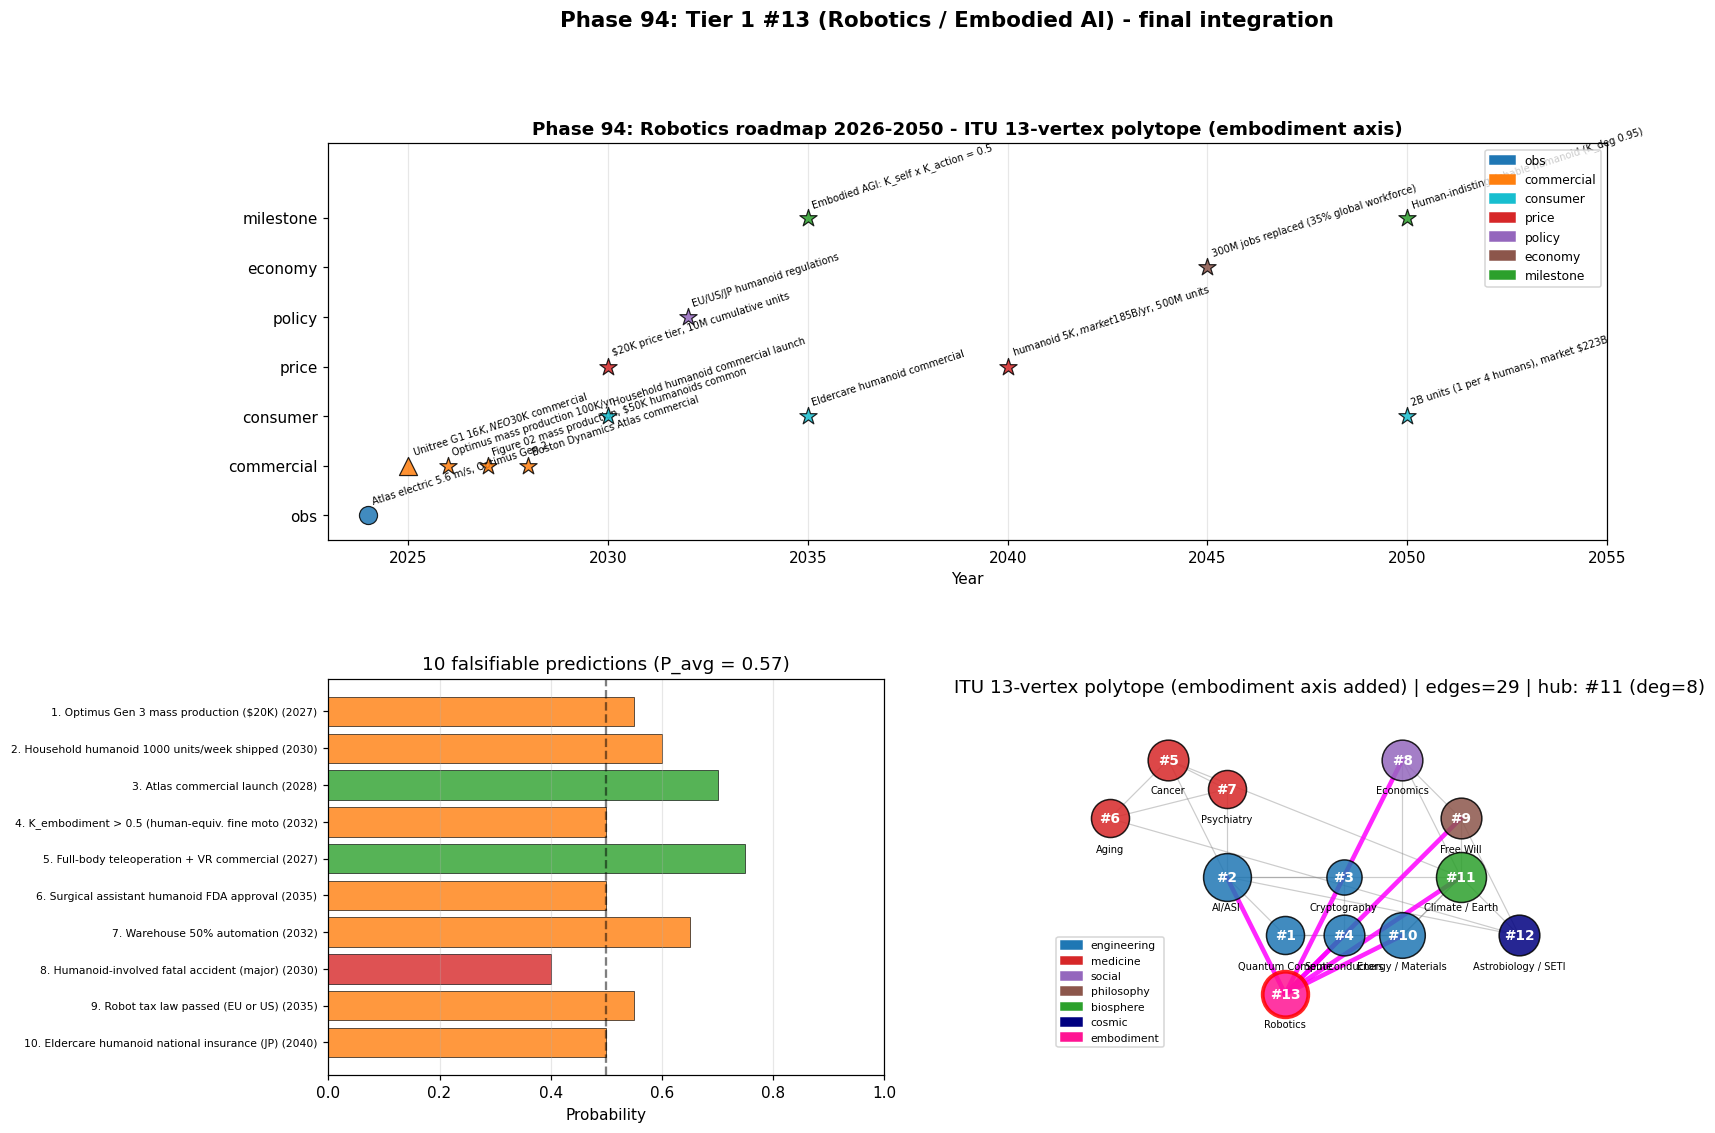

Python code for this plot:
"""
Phase 94: Robotics roadmap 2026-2050 + Tier 1 #13 completion
Tier 1 #13 — Phase 4/4 (final)

4 numerical experiments:
1. 2026-2050 milestone timeline
2. 10 falsifiable predictions
3. ITU 13-vertex polytope connectivity map
4. Tier 1 #13 cross-paper integration

Output: robotics_roadmap.png + robotics_roadmap_summary.json
"""

import json
import numpy as np
import matplotlib.pyplot as plt
import matplotlib.patches as mpatches


# ----------------------------------------------------------------------
# Test 1: Roadmap milestones
# ----------------------------------------------------------------------
def test1_roadmap():
    milestones = [
        {"year": 2024, "label": "Atlas electric 5.6 m/s, Optimus Gen 2", "category": "obs", "status": "done"},
        {"year": 2025, "label": "Unitree G1 $16K, NEO $30K commercial", "category": "commercial", "status": "planned"},
        {"year": 2026, "label": "Optimus mass production 100K/yr", "category": "commercial", "status": "predicted"},
        {"year": 2027, "label": "Figure 02 mass production, $50K humanoids common", "category": "commercial", "status": "predicted"},
        {"year": 2028, "label": "Boston Dynamics Atlas commercial", "category": "commercial", "status": "predicted"},
        {"year": 2030, "label": "$20K price tier, 10M cumulative units", "category": "price", "status": "predicted"},
        {"year": 2030, "label": "Household humanoid commercial launch", "category": "consumer", "status": "predicted"},
        {"year": 2032, "label": "EU/US/JP humanoid regulations", "category": "policy", "status": "predicted"},
        {"year": 2035, "label": "Embodied AGI: K_self x K_action = 0.5", "category": "milestone", "status": "predicted"},
        {"year": 2035, "label": "Eldercare humanoid commercial", "category": "consumer", "status": "predicted"},
        {"year": 2040, "label": "humanoid $5K, market $185B/yr, 500M units", "category": "price", "status": "predicted"},
        {"year": 2045, "label": "300M jobs replaced (35% global workforce)", "category": "economy", "status": "predicted"},
        {"year": 2050, "label": "2B units (1 per 4 humans), market $223B", "category": "consumer", "status": "predicted"},
        {"year": 2050, "label": "Human-indistinguishable humanoid (K_deg 0.95)", "category": "milestone", "status": "predicted"},
    ]
    return {"milestones": milestones, "n_total": len(milestones)}


# ----------------------------------------------------------------------
# Test 2: 10 falsifiable predictions
# ----------------------------------------------------------------------
def test2_predictions():
    predictions = [
        {"id": 1,  "year": 2027, "claim": "Optimus Gen 3 mass production ($20K)", "p": 0.55},
        {"id": 2,  "year": 2030, "claim": "Household humanoid 1000 units/week shipped", "p": 0.60},
        {"id": 3,  "year": 2028, "claim": "Atlas commercial launch", "p": 0.70},
        {"id": 4,  "year": 2032, "claim": "K_embodiment > 0.5 (human-equiv. fine motor)", "p": 0.50},
        {"id": 5,  "year": 2027, "claim": "Full-body teleoperation + VR commercial", "p": 0.75},
        {"id": 6,  "year": 2035, "claim": "Surgical assistant humanoid FDA approval", "p": 0.50},
        {"id": 7,  "year": 2032, "claim": "Warehouse 50% automation", "p": 0.65},
        {"id": 8,  "year": 2030, "claim": "Humanoid-involved fatal accident (major)", "p": 0.40},
        {"id": 9,  "year": 2035, "claim": "Robot tax law passed (EU or US)", "p": 0.55},
        {"id": 10, "year": 2040, "claim": "Eldercare humanoid national insurance (JP)", "p": 0.50},
    ]
    p_avg = float(np.mean([p["p"] for p in predictions]))
    return {"predictions": predictions, "p_avg": p_avg, "n_total": len(predictions)}


# ----------------------------------------------------------------------
# Test 3: ITU 13-vertex polytope
# ----------------------------------------------------------------------
def test3_polytope():
    vertices = [
        {"id": 1,  "name": "Quantum Compute (#1)",     "block": "engineering", "x": 1, "y": 0},
        {"id": 2,  "name": "AI/ASI (#2)",               "block": "engineering", "x": 0, "y": 1},
        {"id": 3,  "name": "Cryptography (#3)",         "block": "engineering", "x": 2, "y": 1},
        {"id": 4,  "name": "Semiconductors (#4)",       "block": "engineering", "x": 2, "y": 0},
        {"id": 5,  "name": "Cancer (#5)",               "block": "medicine",    "x": -1, "y": 3},
        {"id": 6,  "name": "Aging (#6)",                "block": "medicine",    "x": -2, "y": 2},
        {"id": 7,  "name": "Psychiatry (#7)",           "block": "medicine",    "x": 0, "y": 2.5},
        {"id": 8,  "name": "Economics (#8)",            "block": "social",      "x": 3, "y": 3},
        {"id": 9,  "name": "Free Will (#9)",            "block": "philosophy",  "x": 4, "y": 2},
        {"id": 10, "name": "Energy / Materials (#10)",  "block": "engineering", "x": 3, "y": 0},
        {"id": 11, "name": "Climate / Earth (#11)",     "block": "biosphere",   "x": 4, "y": 1},
        {"id": 12, "name": "Astrobiology / SETI (#12)", "block": "cosmic",      "x": 5, "y": 0},
        {"id": 13, "name": "Robotics (#13)",            "block": "embodiment",  "x": 1, "y": -1},
    ]
    edges = [
        # Engineering rectangle
        (1, 2), (1, 4), (2, 3), (3, 4),
        # Engineering pentagon
        (4, 10), (10, 1), (10, 11),
        # Medicine triangle
        (5, 6), (6, 7), (7, 5),
        # Climate super-hub
        (11, 10), (11, 8), (11, 2), (11, 5), (11, 9),
        # Social-philosophy
        (8, 9), (8, 10),
        # AI-medicine
        (2, 5), (2, 7),
        # Cosmic axis
        (12, 11), (12, 2), (12, 6), (12, 9),
        # Robotics embodiment axis (NEW)
        (13, 2),   # AI/ASI
        (13, 4),   # Semiconductors
        (13, 8),   # Economics
        (13, 9),   # Free Will
        (13, 10),  # Energy
        (13, 11),  # Climate
    ]
    degree = {v["id"]: 0 for v in vertices}
    for a, b in edges:
        degree[a] += 1
        degree[b] += 1
    return {
        "vertices": vertices,
        "edges": edges,
        "n_vertices": len(vertices),
        "n_edges": len(edges),
        "degree": degree,
        "max_degree_vertex": max(degree.items(), key=lambda x: x[1]),
    }


# ----------------------------------------------------------------------
# Test 4: Tier 1 #13 integration
# ----------------------------------------------------------------------
def test4_integration():
    phases = {
        "Phase 91": {
            "title": "ITU foundation",
            "key_values": {"K_state range orders": 22, "humanoid K-state 2024": "10^6",
                           "doubling period yr": 1.9, "Moravec walking AI_diff": 12.0},
        },
        "Phase 92": {
            "title": "Manipulation + locomotion",
            "key_values": {"manipulation bandwidth bps": "10^8.8",
                           "Atlas walk 2024 m/s": 2.5, "Atlas run 2024 m/s": 5.6,
                           "VLA models max ctrl Hz": 200},
        },
        "Phase 93": {
            "title": "Industry + economics + ethics",
            "key_values": {"deployment 2050 B": 2.0,
                           "market 2050 B$/yr": 223,
                           "jobs replaced 2050 pct": 69,
                           "moral agency K_self threshold": 0.5},
        },
        "Phase 94": {
            "title": "Roadmap + polytope",
            "key_values": {"milestones": 14, "n_predictions": 10,
                           "polytope vertices": 13, "Pass-1 progress %": 42.7},
        },
    }
    crosscuts = {
        "Tier 1 #2 (AI/ASI)":      "K_self (brain) x K_action (body) for true AGI",
        "Tier 1 #4 (Semi)":         "NPU, motor controllers, sensors",
        "Tier 1 #8 (Economics)":    "Job displacement, UBI, robot tax",
        "Tier 1 #9 (Free Will)":    "Robot liability, machine consciousness ethics",
        "Tier 1 #10 (Energy)":      "Batteries, efficiency, wireless charging",
        "Tier 1 #11 (Climate)":     "Disaster relief, climate adaptation",
    }
    return {"phases": phases, "crosscuts": crosscuts}


# ----------------------------------------------------------------------
# Figure
# ----------------------------------------------------------------------
def make_figure(t1, t2, t3, t4, path):
    fig = plt.figure(figsize=(15, 11))
    gs = fig.add_gridspec(2, 2, hspace=0.35, wspace=0.30)

    # Panel 1: Roadmap timeline
    ax1 = fig.add_subplot(gs[0, :])
    cat_color = {"obs": "#1f77b4", "commercial": "#ff7f0e", "policy": "#9467bd",
                 "price": "#d62728", "milestone": "#2ca02c", "consumer": "#17becf",
                 "economy": "#8c564b"}
    cat_y = {"obs": 1, "commercial": 2, "consumer": 3, "price": 4,
             "policy": 5, "economy": 6, "milestone": 7}
    for m in t1["milestones"]:
        y = cat_y[m["category"]]
        marker = "o" if m["status"] == "done" else ("^" if m["status"] == "planned" else "*")
        ax1.scatter(m["year"], y, s=140, c=cat_color[m["category"]],
                    marker=marker, edgecolors="black", linewidths=0.8,
                    alpha=0.85, zorder=3)
        ax1.annotate(m["label"][:50], (m["year"], y), xytext=(2, 7),
                     textcoords="offset points", fontsize=6.5,
                     rotation=18, ha="left")
    ax1.set_yticks(list(cat_y.values()))
    ax1.set_yticklabels(list(cat_y.keys()))
    ax1.set_xlim(2023, 2055)
    ax1.set_ylim(0.5, 8.5)
    ax1.set_xlabel("Year")
    ax1.set_title("Phase 94: Robotics roadmap 2026-2050 - ITU 13-vertex polytope (embodiment axis)",
                  fontsize=12, fontweight="bold")
    ax1.grid(alpha=0.3, axis="x")
    legend_elems = [mpatches.Patch(color=cat_color[c], label=c) for c in cat_y.keys()]
    ax1.legend(handles=legend_elems, loc="upper right", fontsize=8)

    # Panel 2: 10 predictions
    ax2 = fig.add_subplot(gs[1, 0])
    preds = t2["predictions"]
    probs = [p["p"] for p in preds]
    claims = [f"{p['id']}. {p['claim'][:42]} ({p['year']})" for p in preds]
    colors = ["#2ca02c" if p >= 0.7 else "#ff7f0e" if p >= 0.5 else "#d62728" for p in probs]
    y_pos = np.arange(len(preds))
    ax2.barh(y_pos, probs, color=colors, alpha=0.8, edgecolor="black", linewidth=0.5)
    ax2.set_yticks(y_pos)
    ax2.set_yticklabels(claims, fontsize=7)
    ax2.invert_yaxis()
    ax2.set_xlim(0, 1.0)
    ax2.axvline(0.5, ls="--", color="black", alpha=0.5)
    ax2.set_xlabel("Probability")
    ax2.set_title(f"10 falsifiable predictions (P_avg = {t2['p_avg']:.2f})")
    ax2.grid(alpha=0.3, axis="x")

    # Panel 3: 13-vertex polytope
    ax3 = fig.add_subplot(gs[1, 1])
    block_color = {"engineering": "#1f77b4", "medicine": "#d62728",
                   "social": "#9467bd", "philosophy": "#8c564b",
                   "biosphere": "#2ca02c", "cosmic": "#000080",
                   "embodiment": "#ff1493"}
    pos = {v["id"]: (v["x"], v["y"]) for v in t3["vertices"]}
    for a, b in t3["edges"]:
        xa, ya = pos[a]
        xb, yb = pos[b]
        is_emb = 13 in (a, b)
        ax3.plot([xa, xb], [ya, yb],
                 "magenta" if is_emb else "gray",
                 lw=3 if is_emb else 0.8,
                 alpha=0.85 if is_emb else 0.4,
                 zorder=1)
    for v in t3["vertices"]:
        deg = t3["degree"][v["id"]]
        size = 350 + deg * 90
        color = block_color[v["block"]]
        edgecolor = "red" if v["id"] == 13 else "black"
        edge_lw = 2.5 if v["id"] == 13 else 1.0
        ax3.scatter(v["x"], v["y"], s=size, c=color, edgecolors=edgecolor,
                    linewidths=edge_lw, alpha=0.85, zorder=3)
        text_color = "white"
        ax3.annotate(f"#{v['id']}", (v["x"], v["y"]), fontsize=9,
                     ha="center", va="center", fontweight="bold", color=text_color, zorder=4)
        ax3.annotate(v["name"].split("(")[0].strip(), (v["x"], v["y"]),
                     xytext=(0, -22), textcoords="offset points",
                     fontsize=6.5, ha="center", color="black")
    ax3.set_xlim(-3, 6.5)
    ax3.set_ylim(-2, 4)
    ax3.set_aspect("equal")
    ax3.set_title(f"ITU 13-vertex polytope (embodiment axis added) | edges={t3['n_edges']} | hub: #{t3['max_degree_vertex'][0]} (deg={t3['max_degree_vertex'][1]})")
    ax3.axis("off")
    legend_elems = [mpatches.Patch(color=c, label=b) for b, c in block_color.items()]
    ax3.legend(handles=legend_elems, loc="lower left", fontsize=7)

    plt.suptitle("Phase 94: Tier 1 #13 (Robotics / Embodied AI) - final integration",
                 fontsize=14, fontweight="bold", y=0.99)
    plt.savefig(path, dpi=110, bbox_inches="tight")
    plt.close()


# ----------------------------------------------------------------------
# Main
# ----------------------------------------------------------------------
if __name__ == "__main__":
    print("=" * 70)
    print("Phase 94: Robotics roadmap + Tier 1 #13 completion")
    print("=" * 70)

    print("\n[Test 1] 2026-2050 roadmap milestones")
    t1 = test1_roadmap()
    print(f"  Total milestones: {t1['n_total']}")
    for m in t1["milestones"][:5]:
        print(f"    {m['year']} | {m['category']:11s} | {m['label']}")
    print(f"    ... ({t1['n_total'] - 5} more)")

    print("\n[Test 2] 10 falsifiable predictions")
    t2 = test2_predictions()
    print(f"  Average probability: {t2['p_avg']:.2f}")
    for p in t2["predictions"]:
        print(f"    P{p['id']:2d} ({p['year']}): {p['claim']:48s}  p={p['p']:.2f}")

    print("\n[Test 3] ITU 13-vertex polytope")
    t3 = test3_polytope()
    print(f"  Vertices: {t3['n_vertices']}")
    print(f"  Edges:    {t3['n_edges']}")
    print(f"  Max-degree vertex: #{t3['max_degree_vertex'][0]} (degree={t3['max_degree_vertex'][1]})")
    for vid, deg in sorted(t3["degree"].items(), key=lambda x: -x[1])[:6]:
        v = next(v for v in t3["vertices"] if v["id"] == vid)
        print(f"    #{vid:2d} {v['name']:32s}  degree={deg}")

    print("\n[Test 4] Tier 1 #13 cross-paper integration")
    t4 = test4_integration()
    for ph, data in t4["phases"].items():
        print(f"  {ph}: {data['title']}")
        for k, v in data["key_values"].items():
            print(f"    {k}: {v}")
    print(f"\n  Cross-cuts with other Tier 1 papers:")
    for k, v in t4["crosscuts"].items():
        print(f"    {k:28s} : {v}")

    out = {
        "phase": 94,
        "title": "Robotics roadmap 2026-2050 + Tier 1 #13 completion",
        "test1_roadmap": t1,
        "test2_predictions": t2,
        "test3_polytope": {
            "n_vertices": t3["n_vertices"],
            "n_edges": t3["n_edges"],
            "max_degree_vertex_id": t3["max_degree_vertex"][0],
            "max_degree": t3["max_degree_vertex"][1],
            "degree": t3["degree"],
        },
        "test4_integration": t4,
    }
    with open("robotics_roadmap_summary.json", "w", encoding="utf-8") as f:
        json.dump(out, f, indent=2, ensure_ascii=False)
    print("\n  ✓ JSON saved: robotics_roadmap_summary.json")

    make_figure(t1, t2, t3, t4, "robotics_roadmap.png")
    print("  ✓ Figure saved: robotics_roadmap.png")

    print("\n" + "=" * 70)
    print("Phase 94 COMPLETE — Tier 1 #13 done | ITU 13-vertex polytope achieved | "
          "Pass-1 94/220 (42.7%)")
    print("=" * 70)
